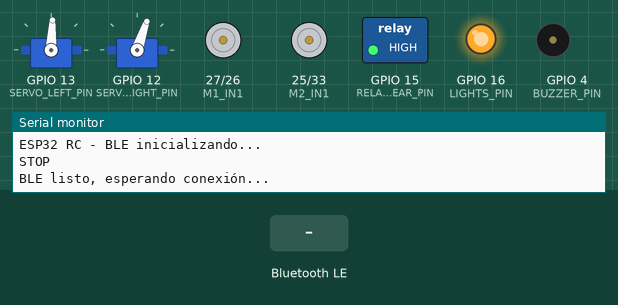
Bench run of a program on a simulated ESP32. On the bench: 2 × servo, motor-driver pin pairs drawn as motors (green arrow = first pin HIGH = forward, orange = second pin HIGH = backward, longer = more drive, scaled by the enable pin), switched loads named in the program (green lamp = pin HIGH), output pins drawn as LEDs (lit = HIGH), buzzer (waves = sounding, pin HIGH), the last lines printed to the serial monitor. The test bench sets the inputs (shaded band). Nothing arrives over Bluetooth unless stated; servo pulses on a pin are drawn as a servo (544–2400 µs = 0–180°); a phone connects over Bluetooth LE 3 s after start.

Above: at 2.2 s.
2.3 s: Bluetooth LE write "FR" received
At 3.5 s:
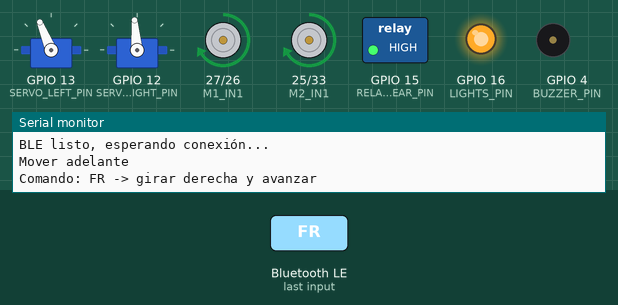
3.8 s: Bluetooth LE write "FL" received
At 4.8 s:
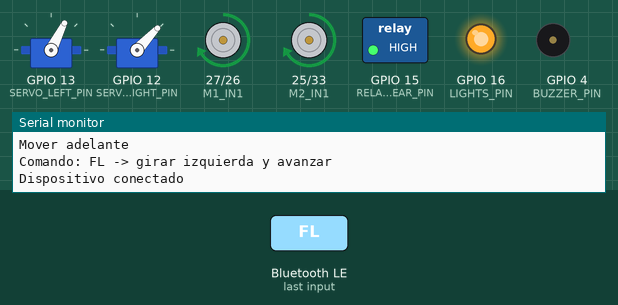
5.3 s: Bluetooth LE write "BR" received
At 6.0 s:
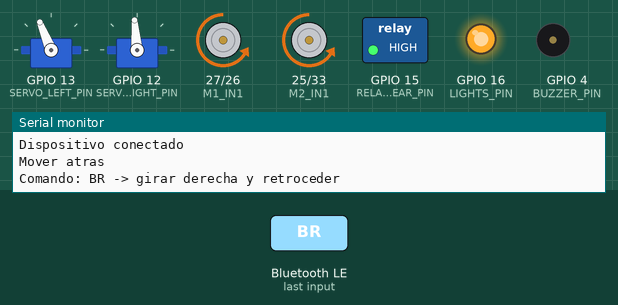
6.8 s: Bluetooth LE write "BL" received
At 7.1 s:
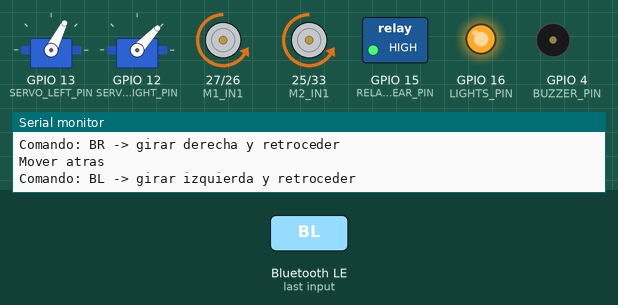
8.3 s: Bluetooth LE write "F" received
At 9.5 s:
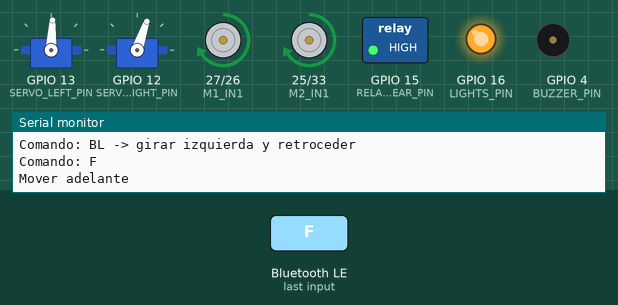
9.8 s: Bluetooth LE write "B" received
At 10.6 s:
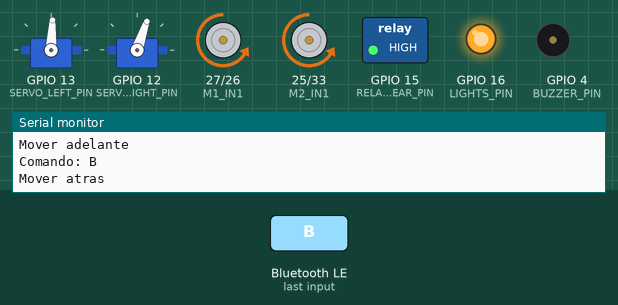
Timing chart, 0 to 12.3 s (numbered marks = the images above; inputs shaded):
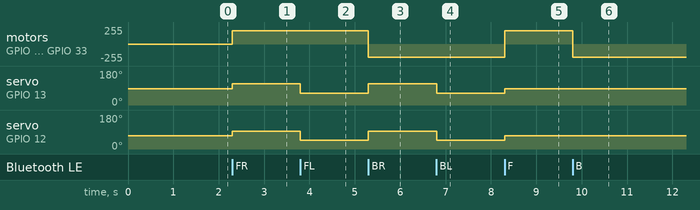

Measured:
- after the input at 2.3 s, motor on GPIO 27 (M1_IN1) / GPIO 26 (M1_IN2), motor on GPIO 25 (M2_IN1) / GPIO 33 (M2_IN2): stopped → forward 199/255 at once; servo on GPIO 13 (SERVO_LEFT_PIN): 87° → 112° at once; servo on GPIO 12 (SERVO_RIGHT_PIN): 71° → 95° at once
- after the input at 3.8 s, servo on GPIO 13 (SERVO_LEFT_PIN): 112° → 63° at once; servo on GPIO 12 (SERVO_RIGHT_PIN): 95° → 47° at once
- after the input at 5.3 s, motor on GPIO 27 (M1_IN1) / GPIO 26 (M1_IN2), motor on GPIO 25 (M2_IN1) / GPIO 33 (M2_IN2): forward 199/255 → backward 199/255 at once; servo on GPIO 13 (SERVO_LEFT_PIN): 63° → 112° at once; servo on GPIO 12 (SERVO_RIGHT_PIN): 47° → 95° at once
- after the input at 6.8 s, servo on GPIO 13 (SERVO_LEFT_PIN): 112° → 63° at once; servo on GPIO 12 (SERVO_RIGHT_PIN): 95° → 47° at once
- after the input at 8.3 s, motor on GPIO 27 (M1_IN1) / GPIO 26 (M1_IN2), motor on GPIO 25 (M2_IN1) / GPIO 33 (M2_IN2): backward 199/255 → forward 199/255 at once; servo on GPIO 13 (SERVO_LEFT_PIN): 63° → 87° at once; servo on GPIO 12 (SERVO_RIGHT_PIN): 47° → 71° at once
- after the input at 9.8 s, motor on GPIO 27 (M1_IN1) / GPIO 26 (M1_IN2), motor on GPIO 25 (M2_IN1) / GPIO 33 (M2_IN2): forward 199/255 → backward 199/255 at once

The program:

main.cpp
```cpp
#include "config.h"
#include "ble_callbacks.h"
#include "motor_control.h"

// Definir variables globales
BLECharacteristic *pCharacteristic;
bool deviceConnected = false;
bool relayRearState = false;
bool lightsState = false;

void setup()
{
  // Inicializar pines críticos lo antes posible para evitar estados indeseados
  pinMode(RELAY_REAR_PIN, OUTPUT);
  pinMode(LIGHTS_PIN, OUTPUT);

  // asegurar estado inicial: RELAY apagado al arrancar (considerar active-low)
  relayRearState = false;
  digitalWrite(RELAY_REAR_PIN, RELAY_ACTIVE_LOW ? HIGH : LOW); // HIGH apaga si active-low

  // asegurar luces apagadas al inicio según lógica active-low/active-high

  digitalWrite(LIGHTS_PIN, LIGHTS_ACTIVE_LOW ? HIGH : LOW);

  Serial.begin(115200);
  delay(1000);
  Serial.println("ESP32 RC - BLE inicializando...");

  // Pines digitales
  pinMode(M1_IN1, OUTPUT);
  pinMode(M1_IN2, OUTPUT);
  pinMode(M2_IN1, OUTPUT);
  pinMode(M2_IN2, OUTPUT);
  pinMode(ENA_PIN, OUTPUT);
  pinMode(ENB_PIN, OUTPUT);

  pinMode(BUZZER_PIN, OUTPUT);

  // Configurar ledc para motores
  ledcSetup(PWM_CH_MOTOR_A, PWM_FREQ_MOTORS, PWM_RES_MOTORS);
  ledcAttachPin(ENA_PIN, PWM_CH_MOTOR_A);

  ledcSetup(PWM_CH_MOTOR_B, PWM_FREQ_MOTORS, PWM_RES_MOTORS);
  ledcAttachPin(ENB_PIN, PWM_CH_MOTOR_B);

  // Servos: 50Hz - 16-bit resolution
  ledcSetup(PWM_CH_SERVO_L, SERVO_FREQ, SERVO_RES);
  ledcAttachPin(SERVO_LEFT_PIN, PWM_CH_SERVO_L);

  ledcSetup(PWM_CH_SERVO_R, SERVO_FREQ, SERVO_RES);
  ledcAttachPin(SERVO_RIGHT_PIN, PWM_CH_SERVO_R);

  // Buzzer: usaremos ledcWriteTone
  ledcAttachPin(BUZZER_PIN, PWM_CH_BUZZER);

  // Valores iniciales
  stopMotors();
  setServoAngle(SERVO_LEFT_PIN, PWM_CH_SERVO_L, 80);  // centro
  setServoAngle(SERVO_RIGHT_PIN, PWM_CH_SERVO_R, 50); // centro

  // ===== BLE =====
  BLEDevice::init("ESP32-RC-CAR");
  BLEServer *pServer = BLEDevice::createServer();
  pServer->setCallbacks(new MyServerCallbacks());

  BLEService *pService = pServer->createService(SERVICE_UUID);

  pCharacteristic = pService->createCharacteristic(
      CHARACTERISTIC_UUID,
      BLECharacteristic::PROPERTY_WRITE |
          BLECharacteristic::PROPERTY_WRITE_NR);
  pCharacteristic->setCallbacks(new MyCallbacks());

  pService->start();
  BLEAdvertising *pAdvertising = BLEDevice::getAdvertising();
  pAdvertising->addServiceUUID(SERVICE_UUID);
  pAdvertising->setScanResponse(true);
  BLEDevice::startAdvertising();

  Serial.println("BLE listo, esperando conexión...");
}

void loop()
{
  // nada aquí por ahora
  delay(100);
}
```

ble_callbacks.cpp
```cpp
#include "ble_callbacks.h"
#include "motor_control.h"
#include <cctype>

void MyServerCallbacks::onConnect(BLEServer *pServer)
{
  deviceConnected = true;
  Serial.println("Dispositivo conectado");
}

void MyServerCallbacks::onDisconnect(BLEServer *pServer)
{
  deviceConnected = false;
  Serial.println("Dispositivo desconectado");
  // volver a publicar advertising
  BLEDevice::startAdvertising();
}

void MyCallbacks::onWrite(BLECharacteristic *pCharacteristic)
{
  std::string rx = pCharacteristic->getValue();
  if (rx.length() == 0)
    return;

  uint8_t speed = 200;           // valor PWM 0-255 por defecto
  const int STEERING_DELTA = 45; // ajuste para FR/FL/BR/BL

  // Comandos compuestos:
  // "FR" (forward + right), "FL" (forward + left)
  // "BR" (backward + right), "BL" (backward + left)
  if ((rx == "FR") || (rx == "fr"))
  {
    int angle = constrain(90 + STEERING_DELTA, 0, 180);
    setSteeringAngle(angle);
    moveForward(speed);
    Serial.println("Comando: FR -> girar derecha y avanzar");
    return;
  }
  if ((rx == "FL") || (rx == "fl"))
  {
    int angle = constrain(90 - STEERING_DELTA, 0, 180);
    setSteeringAngle(angle);
    moveForward(speed);
    Serial.println("Comando: FL -> girar izquierda y avanzar");
    return;
  }
  if ((rx == "BR") || (rx == "br"))
  {
    int angle = constrain(90 + STEERING_DELTA, 0, 180);
    setSteeringAngle(angle);
    moveBackward(speed);
    Serial.println("Comando: BR -> girar derecha y retroceder");
    return;
  }
  if ((rx == "BL") || (rx == "bl"))
  {
    int angle = constrain(90 - STEERING_DELTA, 0, 180);
    setSteeringAngle(angle);
    moveBackward(speed);
    Serial.println("Comando: BL -> girar izquierda y retroceder");
    return;
  }

  // Comando simple (un carácter)
  char cmd = toupper((unsigned char)rx[0]);
  Serial.printf("Comando: %c\n", cmd);

  switch (cmd)
  {
  case 'F':
    // volver servos a posición central antes de avanzar
    setSteeringAngle(90);
    moveForward(speed);
    break;
  case 'B':
    // volver servos a posición central antes de retroceder
    setSteeringAngle(90);
    moveBackward(speed);
    break;
  case 'L':
    turnLeft(speed); // ahora solo mueve servos
    break;
  case 'R':
    turnRight(speed); // ahora solo mueve servos
    break;
  case 'S':
    stopMotors();
    break;
  case 'H':
    horn(1000, 100);
    break;  // claxon 1kHz 100ms
  case '1': // toggle relé trasero
    relayRearState = !relayRearState;
    // Escribir nivel según si el relé es active LOW o active HIGH
    digitalWrite(RELAY_REAR_PIN,
                 relayRearState ? (RELAY_ACTIVE_LOW ? LOW : HIGH)
                                : (RELAY_ACTIVE_LOW ? HIGH : LOW));
    break;
  case '2': // toggle luces
    lightsState = !lightsState;
    digitalWrite(LIGHTS_PIN,
                 lightsState ? (LIGHTS_ACTIVE_LOW ? LOW : HIGH)
                             : (LIGHTS_ACTIVE_LOW ? HIGH : LOW));
    break;
  default:
    Serial.println("Comando desconocido");
    break;
  }
}
```

ble_callbacks.h
```cpp
#ifndef BLE_CALLBACKS_H
#define BLE_CALLBACKS_H

#include "config.h"

// Manejo de conexión BLE
class MyServerCallbacks : public BLEServerCallbacks
{
  void onConnect(BLEServer *pServer) override;
  void onDisconnect(BLEServer *pServer) override;
};

// Manejo de escritura de comandos
class MyCallbacks : public BLECharacteristicCallbacks
{
  void onWrite(BLECharacteristic *pCharacteristic) override;
};

#endif
```

motor_control.cpp
```cpp
#include "motor_control.h"

void setMotorPins(int in1, int in2, bool dir, uint8_t pwmVal, int pwmChannel)
{
  if (dir)
  { // forward
    digitalWrite(in1, HIGH);
    digitalWrite(in2, LOW);
  }
  else
  { // backward
    digitalWrite(in1, LOW);
    digitalWrite(in2, HIGH);
  }
  ledcWrite(pwmChannel, pwmVal); // pwmVal = 0..255 si resolution=8
}

void moveForward(uint8_t speed)
{
  Serial.println("Mover adelante");
  setMotorPins(M1_IN1, M1_IN2, true, speed, PWM_CH_MOTOR_A);
  setMotorPins(M2_IN1, M2_IN2, true, speed, PWM_CH_MOTOR_B);
}

void moveBackward(uint8_t speed)
{
  Serial.println("Mover atras");
  setMotorPins(M1_IN1, M1_IN2, false, speed, PWM_CH_MOTOR_A);
  setMotorPins(M2_IN1, M2_IN2, false, speed, PWM_CH_MOTOR_B);
}

// helper: mover ambos servos al mismo ángulo
void setSteeringAngle(int angle)
{
  angle = constrain(angle, 0, 180);
  setServoAngle(SERVO_LEFT_PIN, PWM_CH_SERVO_L, angle-10);
  setServoAngle(SERVO_RIGHT_PIN, PWM_CH_SERVO_R, angle-40);
}

void turnLeft(uint8_t /*speed*/)
{
  Serial.println("Girar izquierda (solo servos)");
  const int STEERING_DELTA = 45; // ajusta según necesidad
  int angle = constrain(90 - STEERING_DELTA, 0, 180);
  setSteeringAngle(angle);
}

void turnRight(uint8_t /*speed*/)
{
  Serial.println("Girar derecha (solo servos)");
  const int STEERING_DELTA = 60; // ajusta según necesidad
  int angle = constrain(90 + STEERING_DELTA, 0, 180);
  setSteeringAngle(angle);
}

void stopMotors()
{
  Serial.println("STOP");
  digitalWrite(M1_IN1, LOW);
  digitalWrite(M1_IN2, LOW);
  digitalWrite(M2_IN1, LOW);
  digitalWrite(M2_IN2, LOW);
  ledcWrite(PWM_CH_MOTOR_A, 0);
  ledcWrite(PWM_CH_MOTOR_B, 0);
}

// Servo: convierte ángulo 0-180 a pulso (1000..2000 us) con resolución dada
void setServoAngle(int pin, int channel, int angle)
{
  angle = constrain(angle, 0, 180);
  const int minPulse = 1000;                          // us
  const int maxPulse = 2000;                          // us
  int pulse = map(angle, 0, 180, minPulse, maxPulse); // us

  // para resolución N y freq = 50Hz, el valor de duty es:
  // duty = pulse_us * (2^res - 1) / period_us
  const long period_us = 1000000L / SERVO_FREQ; // 20000
  const long maxDuty = (1UL << SERVO_RES) - 1;
  uint32_t duty = (uint32_t)((pulse * (double)maxDuty) / (double)period_us);

  ledcWrite(channel, duty);
}

// Horn: usa ledcWriteTone para frecuencia. duration en ms
void horn(uint16_t freq, uint16_t durationMs)
{
  Serial.println("HORN!");
  ledcWriteTone(PWM_CH_BUZZER, freq);
  delay(durationMs);
  ledcWriteTone(PWM_CH_BUZZER, 0); // detener
}
```

motor_control.h
```cpp
#ifndef MOTOR_CONTROL_H
#define MOTOR_CONTROL_H

#include "config.h"

// Funciones de control
void setMotorPins(int in1, int in2, bool dir, uint8_t pwmVal, int pwmChannel);
void moveForward(uint8_t speed);
void moveBackward(uint8_t speed);
void turnLeft(uint8_t speed);
void turnRight(uint8_t speed);
void stopMotors();
void setServoAngle(int pin, int channel, int angle);
void horn(uint16_t freq, uint16_t durationMs);
// Mover ambos servos al mismo ángulo (usado por BLE)
void setSteeringAngle(int angle);

#endif
```

config.h
```cpp
#ifndef CONFIG_H
#define CONFIG_H

#include <Arduino.h>
#include <BLEDevice.h>
#include <BLEUtils.h>
#include <BLEServer.h>

// ====== UUIDs BLE ======
#define SERVICE_UUID "6e400001-b5a3-f393-e0a9-e50e24dcca9e"
#define CHARACTERISTIC_UUID "6e400002-b5a3-f393-e0a9-e50e24dcca9e"

// ====== Pines ======
const int SERVO_LEFT_PIN = 13;  // D13
const int SERVO_RIGHT_PIN = 12; // D12
const int M1_IN1 = 27;          // Motor1 IN1
const int M1_IN2 = 26;          // Motor1 IN2
const int M2_IN1 = 25;          // Motor2 IN3
const int M2_IN2 = 33;          // Motor2 IN4
const int ENA_PIN = 14;         // PWM motor1
const int ENB_PIN = 32;         // PWM motor2
const int RELAY_REAR_PIN = 15;  // relé motor trasero
const int LIGHTS_PIN = 16;       // luces delanteras
const int BUZZER_PIN = 4;       // buzzer/claxon

// Indica si el relé se activa con nivel LOW (true) o HIGH (false)
const bool RELAY_ACTIVE_LOW = true;

// Indica si las luces se activan con nivel LOW (true) o HIGH (false)
const bool LIGHTS_ACTIVE_LOW = true;

// ====== LEDC / PWM config ======
const int PWM_FREQ_MOTORS = 20000; // 20 kHz para motores
const int PWM_RES_MOTORS = 8;      // 8 bits (0-255)
const int PWM_CH_MOTOR_A = 0;      // canal ledc
const int PWM_CH_MOTOR_B = 1;
const int SERVO_FREQ = 50; // 50 Hz para servos
const int SERVO_RES = 16;  // 16 bits para mejor resolución
const int PWM_CH_SERVO_L = 2;
const int PWM_CH_SERVO_R = 3;
const int PWM_CH_BUZZER = 4;

// ====== Variables globales ======
extern BLECharacteristic *pCharacteristic;
extern bool deviceConnected;
extern bool relayRearState;
extern bool lightsState;

// ====== Prototipos ======
void moveForward(uint8_t speed);
void moveBackward(uint8_t speed);
void turnLeft(uint8_t speed);
void turnRight(uint8_t speed);
void stopMotors();
void setServoAngle(int pin, int channel, int angle);
void horn(uint16_t freq, uint16_t durationMs);

#endif
```
